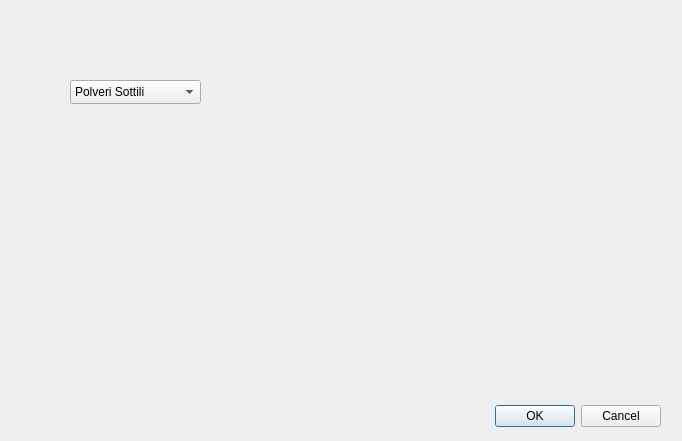
<?xml version="1.0" encoding="UTF-8"?>
<ui version="4.0">
 <class>Dialog</class>
 <widget class="QDialog" name="Dialog">
  <property name="geometry">
   <rect>
    <x>0</x>
    <y>0</y>
    <width>682</width>
    <height>441</height>
   </rect>
  </property>
  <property name="windowTitle">
   <string>Dialog</string>
  </property>
  <widget class="QDialogButtonBox" name="buttonBox">
   <property name="geometry">
    <rect>
     <x>320</x>
     <y>400</y>
     <width>341</width>
     <height>32</height>
    </rect>
   </property>
   <property name="orientation">
    <enum>Qt::Horizontal</enum>
   </property>
   <property name="standardButtons">
    <set>QDialogButtonBox::Cancel|QDialogButtonBox::Ok</set>
   </property>
  </widget>
  <widget class="QComboBox" name="scelta">
   <property name="geometry">
    <rect>
     <x>70</x>
     <y>80</y>
     <width>131</width>
     <height>24</height>
    </rect>
   </property>
   <item>
    <property name="text">
     <string>Polveri Sottili</string>
    </property>
   </item>
   <item>
    <property name="text">
     <string>Pressione Atmosferica</string>
    </property>
   </item>
   <item>
    <property name="text">
     <string>Temperatura</string>
    </property>
   </item>
   <item>
    <property name="text">
     <string>Umidità</string>
    </property>
   </item>
   <item>
    <property name="text">
     <string>Raggi UV</string>
    </property>
   </item>
  </widget>
 </widget>
 <resources/>
 <connections>
  <connection>
   <sender>buttonBox</sender>
   <signal>accepted()</signal>
   <receiver>Dialog</receiver>
   <slot>accept()</slot>
   <hints>
    <hint type="sourcelabel">
     <x>248</x>
     <y>254</y>
    </hint>
    <hint type="destinationlabel">
     <x>157</x>
     <y>274</y>
    </hint>
   </hints>
  </connection>
  <connection>
   <sender>buttonBox</sender>
   <signal>rejected()</signal>
   <receiver>Dialog</receiver>
   <slot>reject()</slot>
   <hints>
    <hint type="sourcelabel">
     <x>316</x>
     <y>260</y>
    </hint>
    <hint type="destinationlabel">
     <x>286</x>
     <y>274</y>
    </hint>
   </hints>
  </connection>
 </connections>
</ui>
